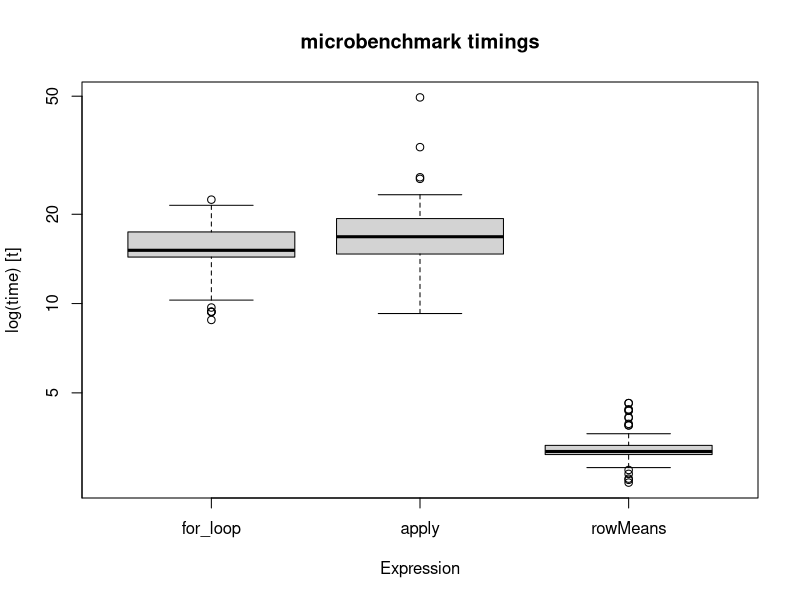
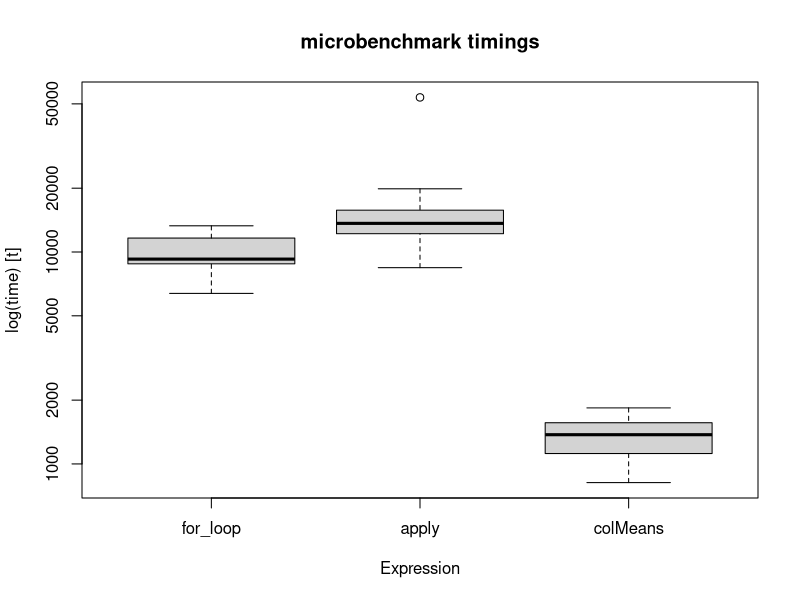
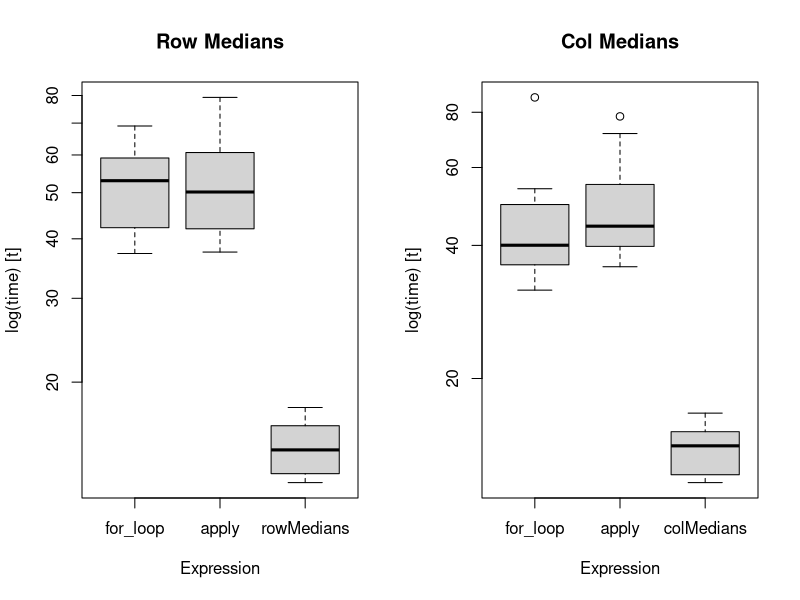
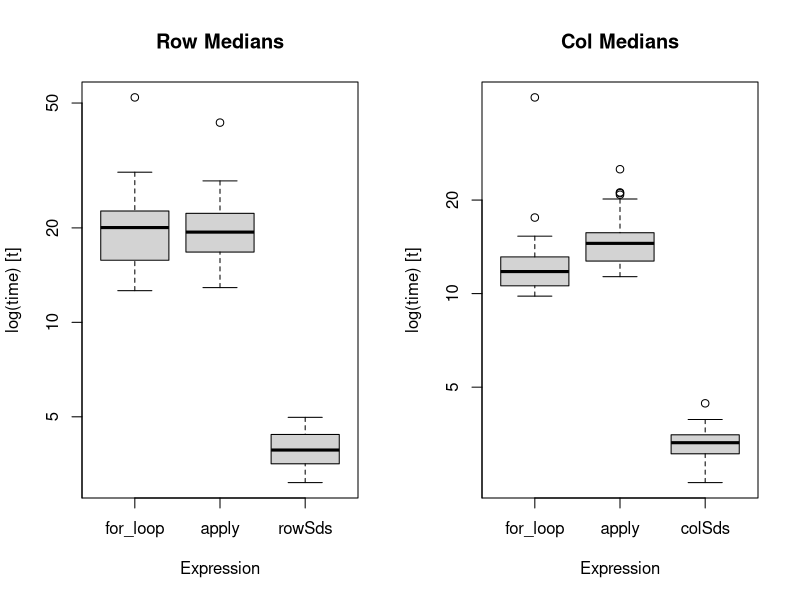
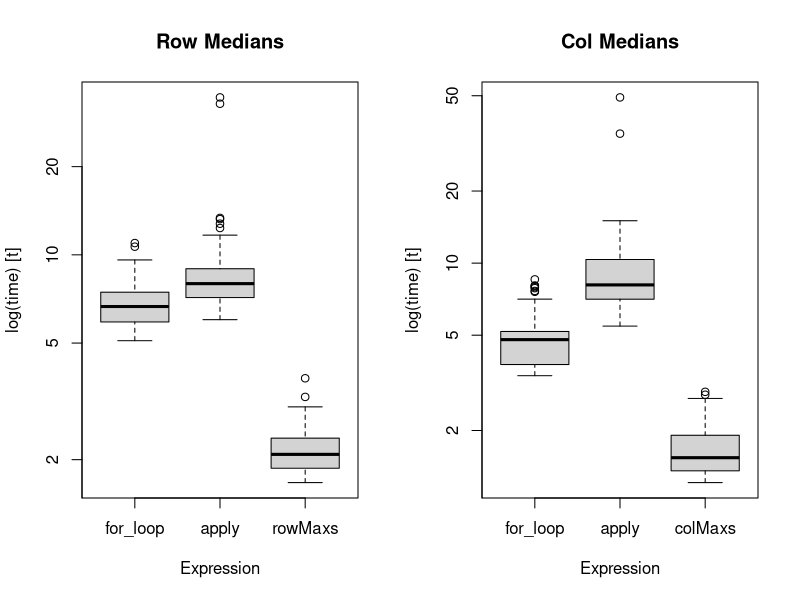
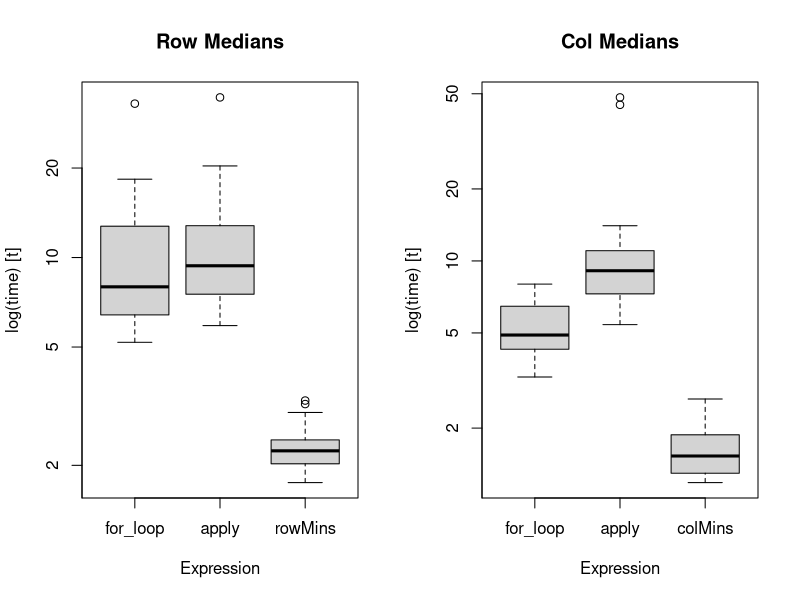

The R script that drew these images, in order:
## ---- chunk 1
library(microbenchmark)
## ---- chunk 2
m <- 1000
n <- 1000
dat <- matrix(rnorm(m*n),nrow=m,ncol=n)
## ---- chunk 3
op_rowmean <- microbenchmark(
  for_loop=({res <- rep(NA,dim(dat)[1])
            for(i in 1:dim(dat)[1]){
              res[i] = mean(dat[i,])
            }
  }),
  apply=apply(dat,1,mean),
  rowMeans=rowMeans(dat),
  times=100
  )
## ---- chunk 4
print(op_rowmean)
## ---- chunk 5
boxplot(op_rowmean)
## ---- chunk 6
op_colmean <- microbenchmark(
  for_loop=({res <- rep(NA,dim(dat)[2])
             for(i in 1:dim(dat)[2]){
               res[i] = mean(dat[,i])
             }
  }),
  apply=apply(dat,2,mean),
  colMeans=colMeans(dat),
  times=100
)
# what's faster?
print(op_colmean)
boxplot(op_colmean)
## ---- chunk 7
library(matrixStats)
## ---- chunk 8
op_rowmedian <- microbenchmark(
  for_loop=({res <- rep(NA,dim(dat)[1])
             for(i in 1:dim(dat)[1]){
               res[i] = median(dat[i,])
             }
  }),
  apply=apply(dat,1,median),
  rowMedians=rowMedians(dat),
  times=100
)

op_colmedian <- microbenchmark(
  for_loop=({res <- rep(NA,dim(dat)[2])
             for(i in 1:dim(dat)[2]){
               res[i] = median(dat[,i])
             }
  }),
  apply=apply(dat,2,median),
  colMedians=colMedians(dat),
  times=100
)

print(op_rowmedian)
print(op_colmedian)

par(mfrow=c(1,2))
boxplot(op_rowmedian,main="Row Medians")
boxplot(op_colmedian,main="Col Medians")
par(mfrow=c(1,1))
## ---- chunk 9
op_rowsd <- microbenchmark(
  for_loop=({res <- rep(NA,dim(dat)[1])
             for(i in 1:dim(dat)[1]){
               res[i] = sd(dat[i,])
             }
  }),
  apply=apply(dat,1,sd),
  rowSds=rowSds(dat),
  times=100
)

op_colsd <- microbenchmark(
  for_loop=({res <- rep(NA,dim(dat)[2])
             for(i in 1:dim(dat)[2]){
               res[i] = sd(dat[,i])
             }
  }),
  apply=apply(dat,2,sd),
  colSds=colSds(dat),
  times=100
)

print(op_rowsd)
print(op_colsd)

par(mfrow=c(1,2))
boxplot(op_rowsd,main="Row Medians")
boxplot(op_colsd,main="Col Medians")
par(mfrow=c(1,1))
## ---- chunk 10
op_rowmax <- microbenchmark(
  for_loop=({res <- rep(NA,dim(dat)[1])
             for(i in 1:dim(dat)[1]){
               res[i] = max(dat[i,])
             }
  }),
  apply=apply(dat,1,max),
  rowMaxs=rowMaxs(dat),
  times=100
)


op_colmax <- microbenchmark(
  for_loop=({res <- rep(NA,dim(dat)[2])
             for(i in 1:dim(dat)[2]){
               res[i] = max(dat[,i])
             }
  }),
  apply=apply(dat,2,max),
  colMaxs=colMaxs(dat),
  times=100
)

print(op_rowmax)
print(op_colmax)

par(mfrow=c(1,2))
boxplot(op_rowmax,main="Row Medians")
boxplot(op_colmax,main="Col Medians")
par(mfrow=c(1,1))
## ---- chunk 11
op_rowmin <- microbenchmark(
  for_loop=({res <- rep(NA,dim(dat)[1])
             for(i in 1:dim(dat)[1]){
               res[i] = min(dat[i,])
             }
  }),
  apply=apply(dat,1,min),
  rowMins=rowMins(dat),
  times=100
)

op_colmin <- microbenchmark(
  for_loop=({res <- rep(NA,dim(dat)[2])
             for(i in 1:dim(dat)[2]){
               res[i] = min(dat[,i])
             }
  }),
  apply=apply(dat,2,min),
  colMins=colMins(dat),
  times=100
)


print(op_rowmin)
print(op_colmin)

par(mfrow=c(1,2))
boxplot(op_rowmin,main="Row Medians")
boxplot(op_colmin,main="Col Medians")
par(mfrow=c(1,1))
